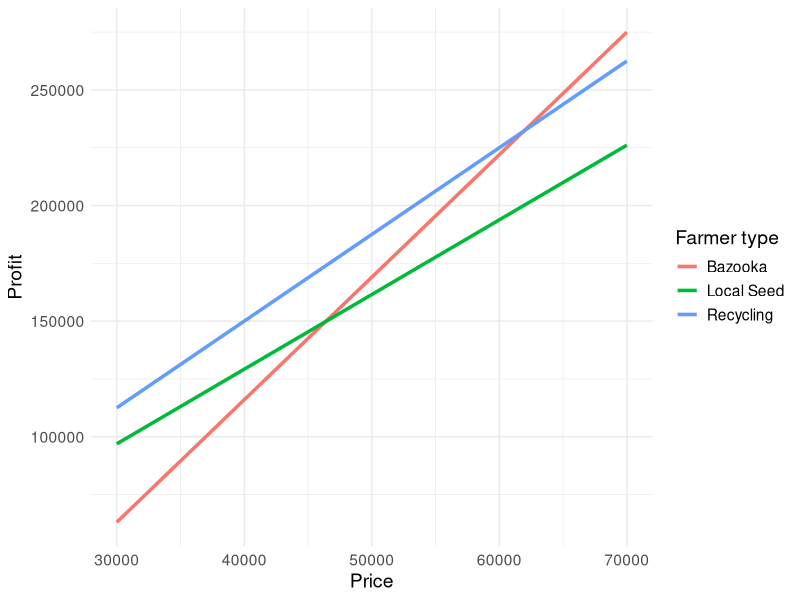
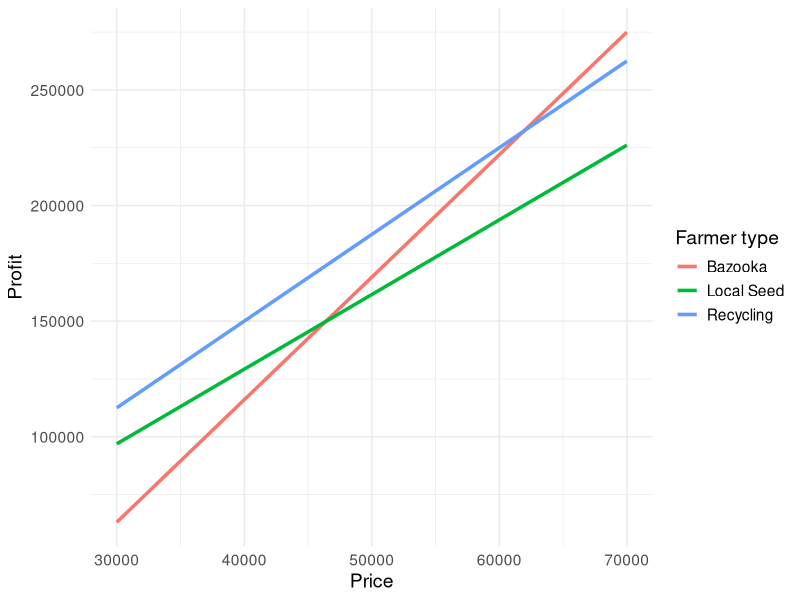

Write R code to recreate these figures, in order.
# Load necessary library
library(ggplot2)

# Define price range (X-axis)
price <- seq(30000, 70000, by = 1000)  # Varying price values

# Define profit calculations (Y-axis)
profit1 <- 5.3 * price - 8 * 12000
profit2 <- 3.23 * price
profit3 <- 3.75 * price

# Create a dataframe for plotting
df <- data.frame(
		   Price = rep(price, 3),
		     Profit = c(profit1, profit2, profit3),
		     Model = rep(c("Bazooka", "Local Seed", "Recycling"), each = length(price))
		     )

# Plot the three profit lines
p <- ggplot(df, aes(x = Price, y = Profit, color = Model)) +
	  geom_line(size = 1.2) +
	    labs(x = "Price",
			       y = "Profit",
			       color = "Farmer type") +
  theme_minimal() +
    theme(text = element_text(size = 14),
     plot.title = element_text(hjust = 0.5)  # Center the title
     )

  p

  ggsave("profit_plot.png", plot = p, width = 8, height = 6, dpi = 300) 
